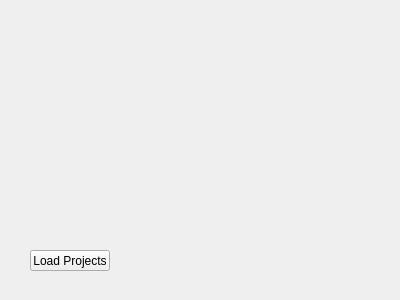
<?xml version="1.0" encoding="UTF-8"?>
<ui version="4.0">
 <class>Form</class>
 <widget class="QWidget" name="Form">
  <property name="geometry">
   <rect>
    <x>0</x>
    <y>0</y>
    <width>400</width>
    <height>300</height>
   </rect>
  </property>
  <property name="windowTitle">
   <string>Form</string>
  </property>
  <widget class="QPushButton" name="pushButtonLoadProject">
   <property name="geometry">
    <rect>
     <x>30</x>
     <y>250</y>
     <width>80</width>
     <height>21</height>
    </rect>
   </property>
   <property name="text">
    <string>Load Projects</string>
   </property>
  </widget>
 </widget>
 <resources/>
 <connections/>
</ui>
